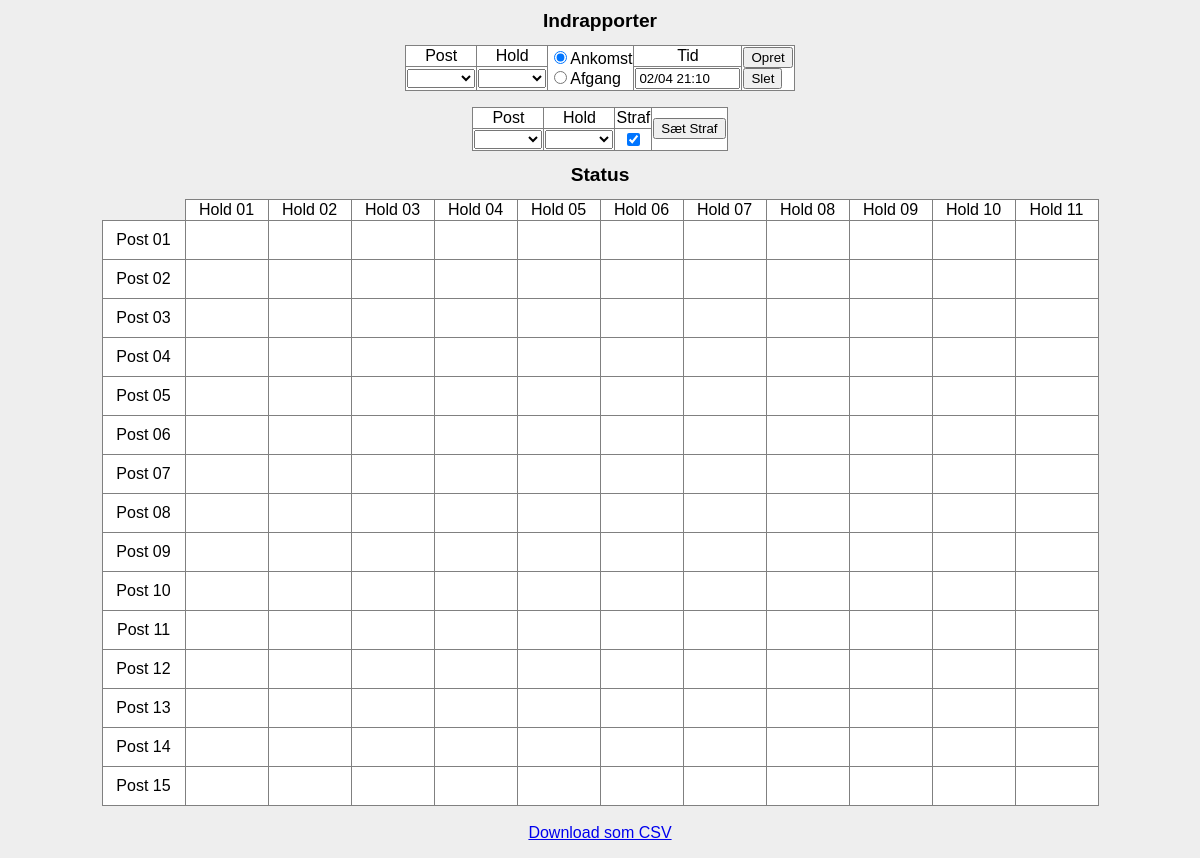
Page /webroot/index.php on the committed database.
### tables this page shows
CREATE TABLE `team` (
  `teamid` int(11) NOT NULL AUTO_INCREMENT,
  `name` tinytext,
  `smskey` tinytext,
  PRIMARY KEY (`teamid`)
);

CREATE TABLE `post` (
  `postid` int(11) NOT NULL AUTO_INCREMENT,
  `name` tinytext,
  `description` text,
  `smskey` tinytext,
  PRIMARY KEY (`postid`)
);

### webroot/index.php (the view, shortened to what this page needs)
<?php
$mysqli = new mysqli("localhost", DBUSER, DBPASS, DB);
$posts = array();
if ($stmt = $mysqli->prepare("SELECT p.name, p.postid, p.description FROM post p order by name")) {
    $stmt->execute();
    $stmt->bind_result($name, $id, $description);
    while ($stmt->fetch()) {
        $posts[$name] = array("name" => $name, "postid" => $id, "description" => $description);
    }
}
$teams = array();
if ($stmt = $mysqli->prepare("select t.name, t.teamid from team t order by t.name")) {
    $stmt->execute();
    $stmt->bind_result($name, $teamid);
    while ($stmt->fetch()) {
        $teams[] = array('name' => $name, 'teamid' => $teamid);
    }
}
$visits = array();
?>
<!DOCTYPE HTML PUBLIC "-//W3C//DTD HTML 4.01 Transitional//EN">
<html>
    <head>
    </head>
    <body>
    <h1>Indrapporter</h1>
    <form method="POST">
    <table>
        <tr>
            <td align="center">Post</td>
            <td align="center">Hold</td>
            <td rowspan="2">
                <span><input type="radio" name="type" id="arr"  checked="true" value="arrival"></span><label for="arr">Ankomst</label><br>
                <span><input type="radio" name="type" id="dep" value="departure"></span><label for="dep">Afgang</label>
            </td>
            <td align="center">
                Tid
            </td>
            <td rowspan="2" valign="bottom">
                <button name="action" value="create" class="create">Opret</button><br>
                <button name="action" value="delete" class="delete">Slet</button>
            </td>
        </tr>
        <tr>
            <td>
                <select name="postid">
                    <option value="" selected="true">&nbsp;</option>
                </select>
            </td>
            <td>
                <select name="teamid">
                    <option value="" selected="true">&nbsp;</option>
                </select>
            </td>
            <td>
                <input type="text" size="10" name="time" value="<?=date("m/d H:i")?>">
            </td>
        </tr>
    </table>
    </form>
	<form method="POST">
	<table>
	  <tr>
	            <td align="center">Post</td>
	            <td align="center">Hold</td>
	            <td align="center">Straf</td>
	            <td align="center" valign="middle" rowspan="2">
		<button name="action" value="straf">S&aelig;t Straf</button>
	</td>
	</tr>
	<tr>
		    <td>
	                <select name="postid">
	                    <option value="" selected="true">&nbsp;</option>
	                </select>
	            </td>
	            <td>
	                <select name="teamid">
	                    <option value="" selected="true">&nbsp;</option>
	                </select>
	            </td>
		    <td align="center">
		<input type="checkbox" name="straf" value="true" checked="true">
	</td>
	</tr>
	</table>
    <h1>Status</h1>
    <table border=1 class="maintable">
        <thead>
            <tr>
                <td style="border-top: 0px; border-left: 0px;" class="clear">&nbsp;</td>
            <?php foreach($teams as $team): ?>
                <td class="headercell"><?=$team['name']?></td>
            <?php endforeach; ?>
            </tr>
        </thead>
        <tbody>
            <?php foreach($posts as $post): ?>
                <tr>
                    <td class="headercell"><?=$post['name'] ?></td>
                    <?php foreach($teams as $team): ?>
                        <?php if(isset($visits[$team['teamid']][$post['postid']])): ?>
                            <?=render_visit_cell($visits[$team['teamid']][$post['postid']], $hover)?>
                        <?php else: ?>
                            <td class="empty"><span title="<?=$hover?>"><br><br></span></td>
                        <?php endif ?>
                        <?php endforeach; ?>
                </tr>
            <?php endforeach; ?>
        </tbody>
    </table>
<br>
<center>
<a href="csv.php">Download som CSV</a>
</center>
    </body>
</html>

### webroot/style.css (style rules this page uses)
h1 { font-size: 120%; text-align: center; }
body { font-family: Arial, Helvetica, sans-serif; background: #eee; margin: 10px; }
table { margin-left: auto; margin-right: auto; border-width: 1px 1px 1px 1px; border-spacing: 2px; border-style: none none none none; border-color: gray gray gray gray; border-collapse: collapse; }
table td { border-width: 1px 1px 1px 1px; padding: 1px 1px 1px 1px; border-style: inset inset inset inset; border-color: gray gray gray gray; -moz-border-radius: 0px 0px 0px 0px; background-color: white; }
table.maintable td.clear { background-color: transparent; }
table.maintable td { width: 5em; text-align: center; }
.empty { background-color: white; }
.headercell { text-align: center; background-color: white; }

### rows in the picture
team: name "Hold 01"
team: name "Hold 02"
team: name "Hold 03"
team: name "Hold 04"
team: name "Hold 05"
team: name "Hold 06"
team: name "Hold 07"
team: name "Hold 08"
team: name "Hold 09"
team: name "Hold 10"
team: name "Hold 11"
post: name "Post 01"
post: name "Post 02"
post: name "Post 03"
post: name "Post 04"
post: name "Post 05"
post: name "Post 06"
post: name "Post 07"
post: name "Post 08"
post: name "Post 09"
post: name "Post 10"
post: name "Post 11"
post: name "Post 12"
post: name "Post 13"
post: name "Post 14"
post: name "Post 15"
